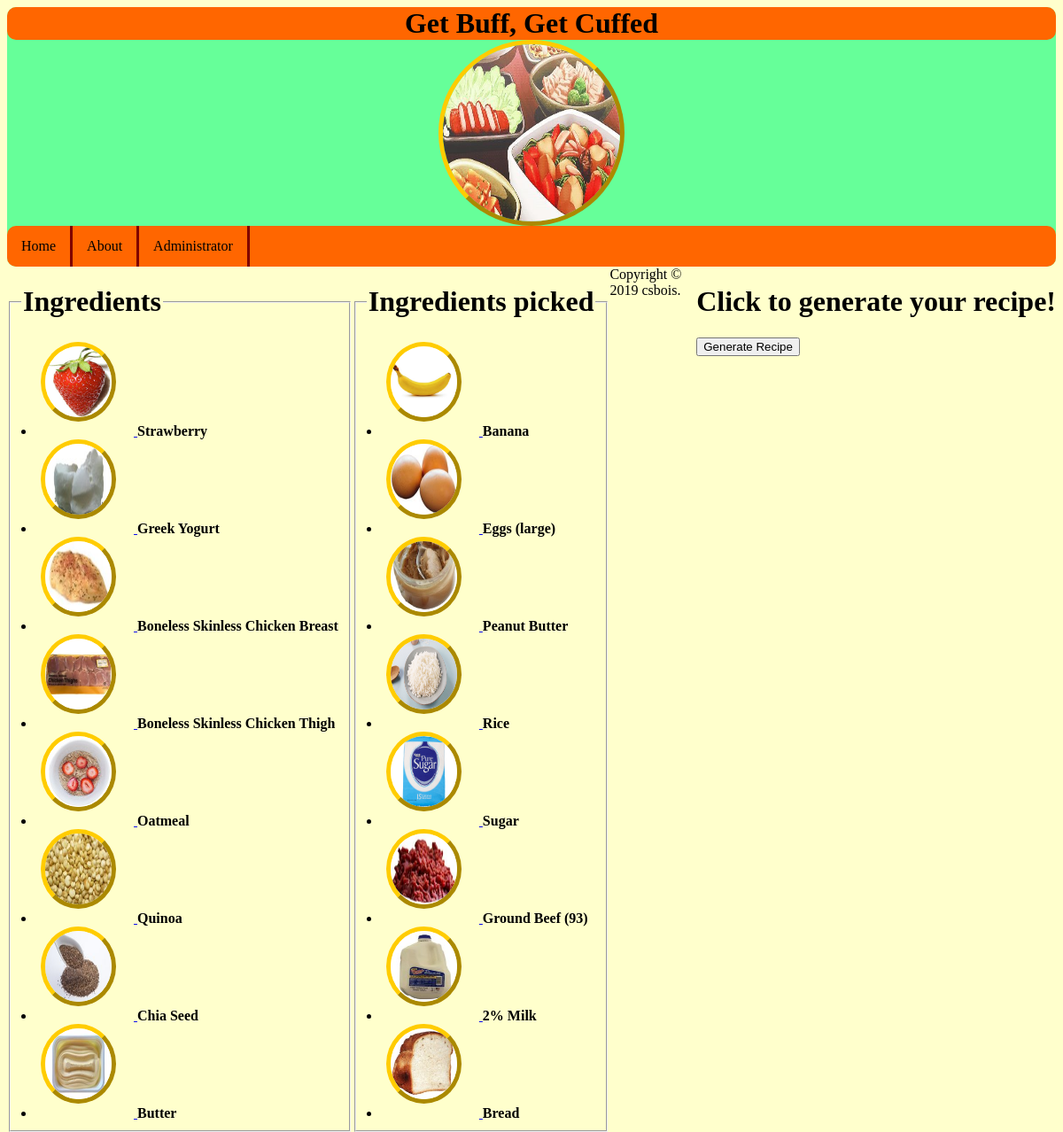
The page /index on the database as committed earlier.
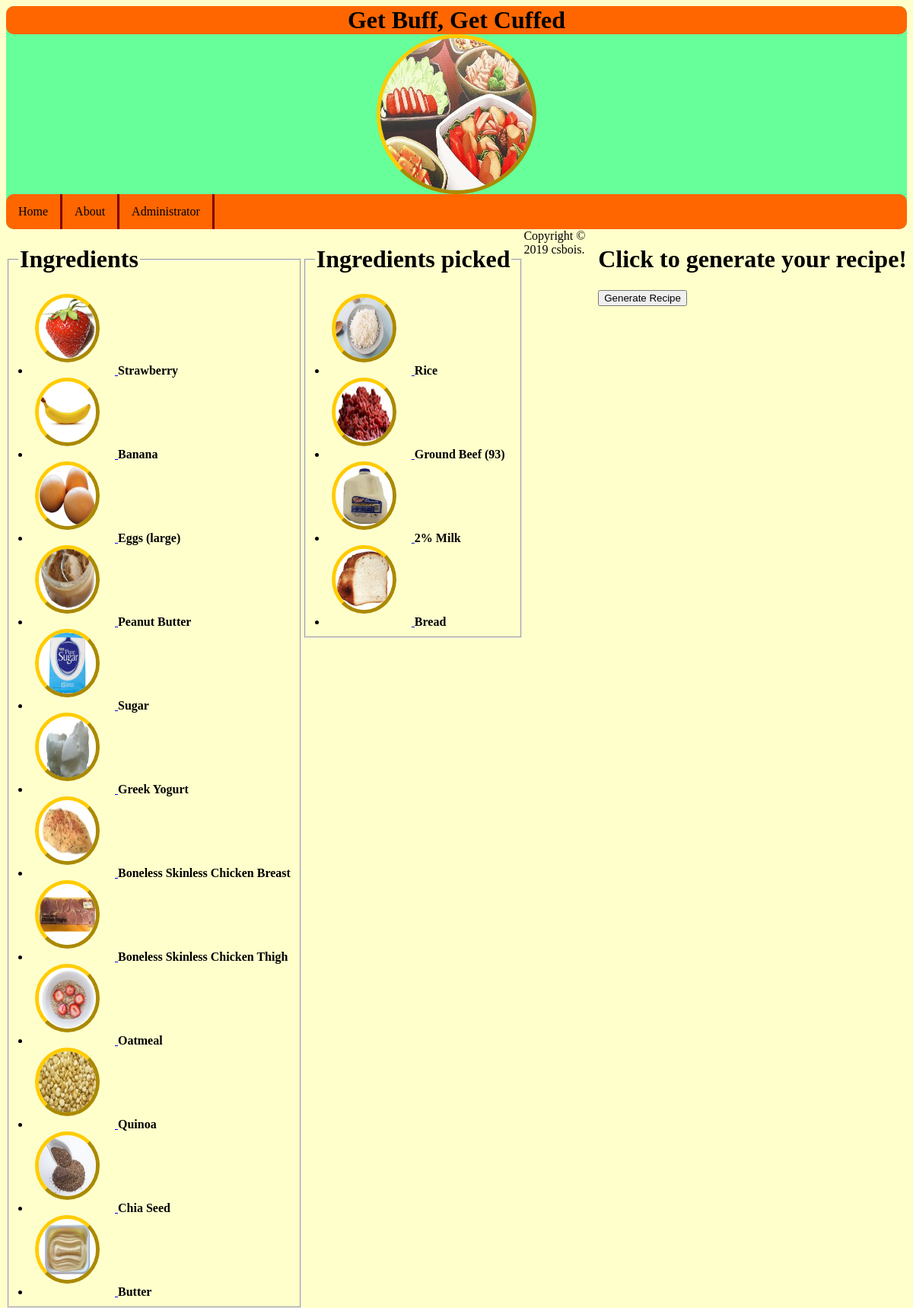
The same page on the database as committed later.
### nutri/models.py (models this page shows, shortened)
class Food(db.Model):
	id = db.Column(db.Integer, primary_key=True)
	name = db.Column(db.String(50), unique=True, nullable=False)
	image_file = db.Column(db.String(50), unique=True, nullable=False, default='static/pictures/default.png')
	cal_per_unit = db.Column(db.Integer)
	protein_per_unit = db.Column(db.Integer)
	fat_per_unit = db.Column(db.Integer)
	carb_per_unit = db.Column(db.Integer)
	chosen = db.Column(db.Boolean, default=False)

### nutri/route.py (the view, shortened to what this page needs)
@app.route('/')
@app.route('/index', methods=['GET', 'POST'])
def index():
	food_l = Food.query.filter_by(chosen=False).all()
	chosen = Food.query.filter_by(chosen=True).all()
	return render_template('index.html',food_l=food_l, chosen=chosen)

### nutri/templates/index.html (shortened to what this page needs)
{% extends "layout.html" %}
{% block content %}
	<div>
		<form method="POST" action="/result">
			<div id="float-left">
			<fieldset>
			<LEGEND><h1 class = "ingredients-heading"> Ingredients</h1></LEGEND>
				{% for food in food_l %}
				<li>
				<a href="{{ url_for('chosen', id= food.id)}}">
					<img class = "fruit-img" src="{{ url_for('static', filename='pictures/' + food.image_file) }}" width = 50 height=50>
				</a>
				<b>{{ food.name }}</b>
				</li>
			{% endfor %}
			</div>
			<div id="float-left">
			<fieldset>
			<LEGEND><h1 class = "ingredients-heading"> Ingredients picked </h1></LEGEND>
			{% for food in chosen %}
			<li>
				<a href="{{ url_for('remove', id=food.id)}}">
					<img class = "fruit-img" src="{{ url_for('static', filename='pictures/' + food.image_file) }}" width = 50 height=50>
				</a>
				<b>{{ food.name }}</b>
			</li>
			{% endfor %}
			</fieldset>
			</div>
			<div id="middle-align">
			<h1 class = "ingredients-heading"> Click to generate your recipe! </h2>
			<input type="submit" name="submit_button" value ="Generate Recipe">
			</div>
		</form>
	</div>
	<div id=copyright>
	Copyright &copy; 2019 csbois.
	</div>
{% endblock content%}

### nutri/templates/layout.html (shortened to what this page needs)
<!DOCTYPE html>
<html>
	<head>
	<link rel="stylesheet" type="text/css" href="{{ url_for('static', filename='main.css') }}">
	</head>
	<body>
	<div id="title">
		<h1 id="title1">Get Buff, Get Cuffed</h1>
			<img src="/static/Pictures/HomePage.jpg" id="home-pic" width=200 height=200>
		<ul id="navigation-bar">
			<li><a href="/">Home</a></li>
			<li><a href="/about">About</a></li>
			<li><a href="/admin">Administrator</a></li>
		</ul>
	</div>
	{% block content %}{% endblock content%}
	</body>
</html>

### nutri/static/main.css (style rules this page uses)
#title { border-top-left-radius: 10px; border-top-right-radius: 10px; border-bottom-left-radius: 10px; border-bottom-right-radius: 10px; background-color: #66ff99; font-family: cursive; text-align: center; width: 100%; }
#title1 { display: block; margin: 0; padding: 0; overflow: hidden; background-color: #ff6600; width: 100%; border-top-left-radius: 10px; border-top-right-radius: 10px; border-bottom-left-radius: 10px; border-bottom-right-radius: 10px; }
.fruit-img { height: 80px; width: 75px; margin-right: 20px; margin-bottom: 16px; border-radius: 50%; border-style: outset; border-color: #ffcc00; border-width: 5px; transition: transform 1.5s; }
body { background-color: #ffffcc; }
#navigation-bar { list-style-type: none; margin: 0; padding: 0; overflow: hidden; background-color: #ff6600; width: 100%; border-top-left-radius: 10px; border-top-right-radius: 10px; border-bottom-left-radius: 10px; border-bottom-right-radius: 10px; }
#navigation-bar a { float: left; display: block; color: black; text-align: center; padding: 14px 16px; text-decoration: none; border-right: 3px solid #800000; }
#float-left { float: left; }
#middle-align { float: right; }
#home-pic { margin-left: auto; margin-right: auto; margin-top: auto; margin-bottom: auto; display: block; border-radius: 90%; border-style: outset; border-color: #ffcc00; border-width: 5px; position: center; }

Rows that differ between the two databases and show on the page:
changed Food "Banana": moves from the list under "Ingredients picked" to the list under "Ingredients"
changed Food "Eggs (large)": moves from the list under "Ingredients picked" to the list under "Ingredients"
changed Food "Peanut Butter": moves from the list under "Ingredients picked" to the list under "Ingredients"
changed Food "Sugar": moves from the list under "Ingredients picked" to the list under "Ingredients"
